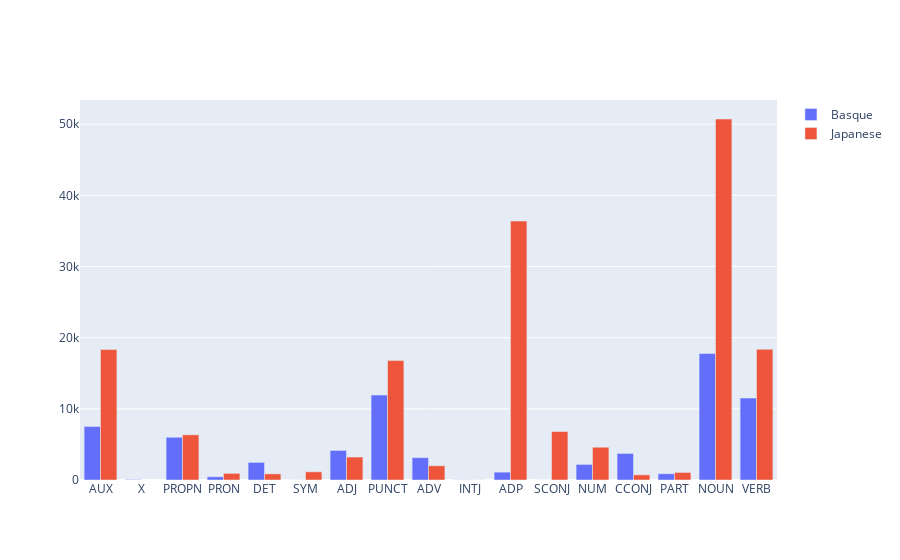

Notebook source saved alongside this figure:
### Code cell
import plotly.graph_objects as go

fig = go.Figure()
fig.add_trace(
    go.Bar(
        x=list(basque_individual_tag_frequencies.keys()),
        y=list(basque_individual_tag_frequencies.values()),
        name="Basque"
    )
)
fig.add_trace(
    go.Bar(
        x=list(japanese_individual_tag_frequencies.keys()),
        y=list(japanese_individual_tag_frequencies.values()),
        name="Japanese"
    )
)

fig.show()

### Figure 1 — Plotly figure (JSON) as saved in the notebook; plotly's stock layout.template omitted (floating-point values rounded to 4 significant figures)
{"data": [{"name": "Basque", "x": ["AUX", "X", "PROPN", "PRON", "DET", "SYM", "ADJ", "PUNCT", "ADV", "INTJ", "ADP", "SCONJ", "NUM", "CCONJ", "PART", "NOUN", "VERB"], "y": [7510, 60, 6004, 453, 2475, 10, 4155, 11934, 3141, 22, 1105, 1, 2191, 3735, 881, 17777, 11520], "type": "bar"}, {"name": "Japanese", "x": ["AUX", "PROPN", "CCONJ", "PRON", "DET", "SYM", "ADJ", "PUNCT", "ADV", "INTJ", "SCONJ", "ADP", "PART", "NOUN", "VERB", "NUM"], "y": [18325, 6351, 727, 935, 863, 1153, 3226, 16776, 1999, 12, 6809, 36388, 1061, 50730, 18371, 4607], "type": "bar"}], "layout": {}}
